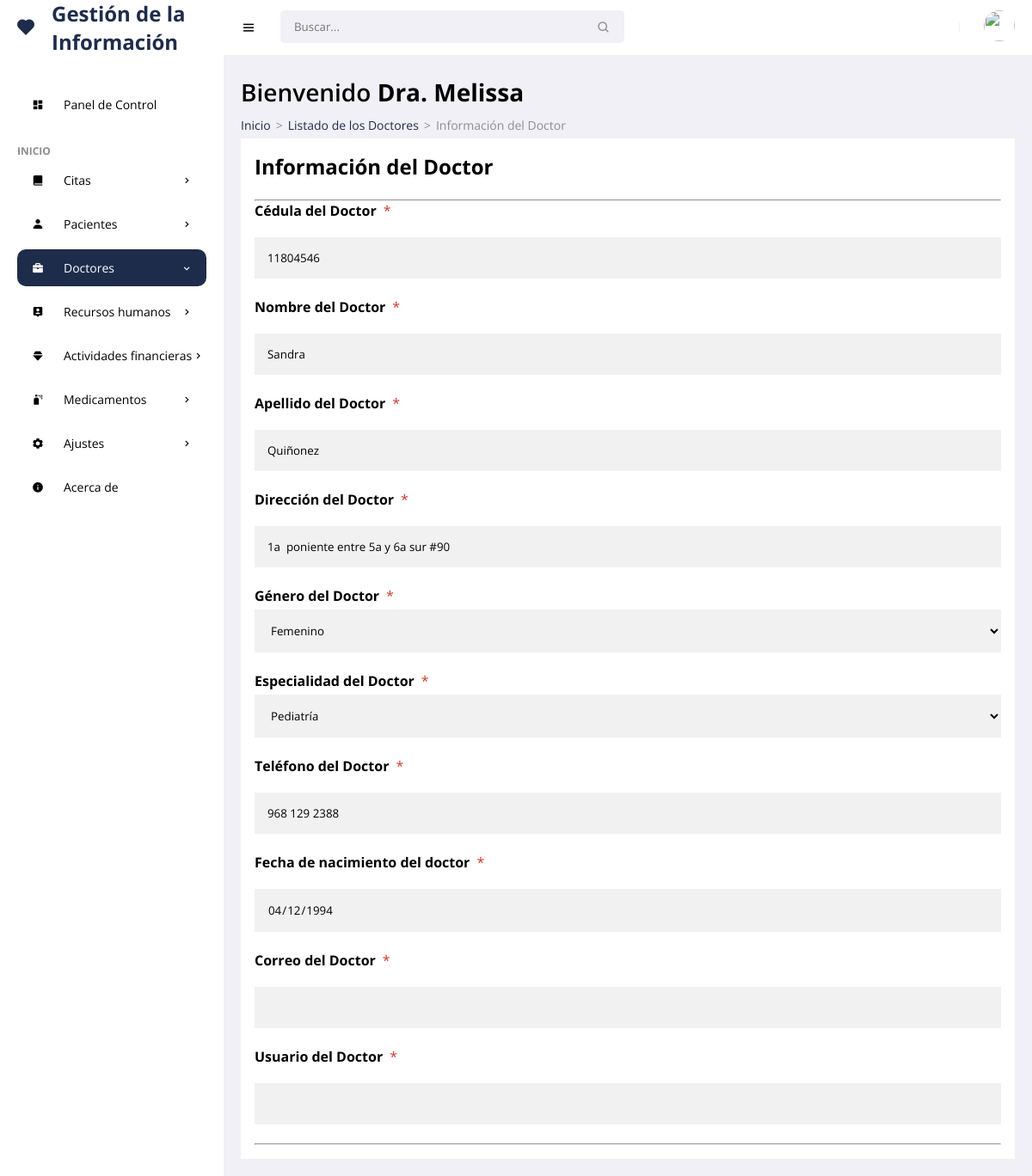
Screenshot of /frontend/medicos/info.php?id=11 (signed in) with the database file from the repository.
### tables this page shows
CREATE TABLE `doctor` (
  `idodc` int(11) NOT NULL,
  `ceddoc` varchar(15) NOT NULL,
  `nodoc` varchar(35) NOT NULL,
  `apdoc` varchar(35) NOT NULL,
  `nomesp` varchar(100) NOT NULL,
  `direcd` varchar(150) NOT NULL,
  `sexd` varchar(15) NOT NULL,
  `phd` char(13) NOT NULL,
  `nacd` date NOT NULL,
  `corr` varchar(30) NOT NULL,
  `username` varchar(25) NOT NULL,
  `password` varchar(255) NOT NULL,
  `rol` char(1) NOT NULL,
  `state` char(1) NOT NULL,
  `fere` timestamp NOT NULL DEFAULT current_timestamp() ON UPDATE current_timestamp()
);

### frontend/medicos/info.php (the view, shortened to what this page needs)
<!DOCTYPE html>
<html lang="es">
<head>
    <link href='https://unpkg.com/boxicons@2.0.9/css/boxicons.min.css' rel='stylesheet'>
    <link rel="stylesheet" href="../../backend/css/admin.css">
    <link rel="stylesheet" href="https://cdnjs.cloudflare.com/ajax/libs/limonte-sweetalert2/6.6.9/sweetalert2.min.css">
</head>
<body>
    <section id="sidebar">
        <a href="../admin/escritorio.php" class="brand"><i class='bx bxs-heart icon'></i> Gestión de la Información</a>
        <ul class="side-menu">
            <li><a href="../admin/escritorio.php" ><i class='bx bxs-dashboard icon' ></i>  Panel de Control</a></li>
            <li class="divider" data-text="Inicio">Panel</li>
            <li>
                <a href="#"><i class='bx bxs-book-alt icon' ></i> Citas <i class='bx bx-chevron-right icon-right' ></i></a>
            </li>
            <li>
                <a href="#"><i class='bx bxs-user icon' ></i> Pacientes <i class='bx bx-chevron-right icon-right' ></i></a>
            </li>
            <li>
                <a href="#" class="active"><i class='bx bxs-briefcase icon' ></i> Doctores <i class='bx bx-chevron-right icon-right' ></i></a>
            </li>
            <li>
                <a href="#"><i class='bx bxs-user-pin icon' ></i> Recursos humanos<i class='bx bx-chevron-right icon-right' ></i></a>
            </li>
            <li>
                <a href="#"><i class='bx bxs-diamond icon' ></i> Actividades financieras<i class='bx bx-chevron-right icon-right' ></i></a>
            </li>
            <li>
                <a href="#"><i class='bx bxs-spray-can icon' ></i> Medicamentos<i class='bx bx-chevron-right icon-right' ></i></a>
            </li>
            <li>
                <a href="#"><i class='bx bxs-cog icon' ></i> Ajustes<i class='bx bx-chevron-right icon-right' ></i></a>
            </li>
      <li><a href="../acerca/mostrar.php"><i class='bx bxs-info-circle icon' ></i> Acerca de</a></li>
        </ul>
    </section>
    <section id="content">
        <nav>
            <i class='bx bx-menu toggle-sidebar' ></i>
            <form action="#">
                <div class="form-group">
                    <input type="text" placeholder="Buscar...">
                    <i class='bx bx-search icon' ></i>
                </div>
            </form>
            <div class="profile">
                <img src="https://images.unsplash.com/photo-1517841905240-472988babdf9?ixid=MnwxMjA3fDB8MHxzZWFyY2h8NHx8cGVvcGxlfGVufDB8fDB8fA%3D%3D&ixlib=rb-1.2.1&auto=format&fit=crop&w=500&q=60" alt="">
            </div>
        </nav>
        <main>
            <h1 class="title">Bienvenido <?php echo '<strong>'.$_SESSION['username'].'</strong>'; ?></h1>
            <ul class="breadcrumbs">
                <li><a href="../admin/escritorio.php">Inicio</a></li>
                <li class="divider">></li>
                <li><a href="../medicos/mostrar.php">Listado de los Doctores</a></li>
                <li class="divider">></li>
                <li><a href="#" class="active">Información del Doctor</a></li>
            </ul>
<?php
require '../../backend/bd/Conexion.php';
 $id = $_GET['id'];
 $sentencia = $connect->prepare("SELECT * FROM doctor  WHERE idodc= '$id';");
 $sentencia->execute();
$data =  array();
if($sentencia){
  while($r = $sentencia->fetchObject()){
    $data[] = $r;
  }
}
   ?>
   <?php if(count($data)>0):?>
        <?php foreach($data as $d):?>
<form action="" enctype="multipart/form-data" method="POST"  autocomplete="off" onsubmit="return validacion()">
  <div class="containerss">
    <h1>Información del Doctor</h1>
   <br>
    <hr>
    <label for="email"><b>Cédula del Doctor</b></label><span class="badge-warning">*</span>
    <input type="text" placeholder="ejm: 09741478" value="<?php echo $d->ceddoc; ?>" readonly name="cem" maxlength="8" required>
    <label for="psw"><b>Nombre del Doctor</b></label><span class="badge-warning">*</span>
    <input type="text"  placeholder="ejm: Juan Raul" value="<?php echo $d->nodoc; ?>"  name="named" readonly required>
    <label for="psw"><b>Apellido del Doctor</b></label><span class="badge-warning">*</span>
    <input type="text" placeholder="ejm: Ramirez Requena" value="<?php echo $d->apdoc; ?>" name="apeme" readonly required>
    <label for="psw"><b>Dirección del Doctor</b></label><span class="badge-warning">*</span>
    <input type="text" placeholder="ejm: calle los medanos" value="<?php echo $d->direcd; ?>" name="dime" readonly required>
    <label for="psw"><b>Género del Doctor</b></label><span class="badge-warning">*</span>
    <select required name="geme" readonly id="gep">
        <option value="<?php echo $d->sexd; ?>"><?php echo $d->sexd; ?></option>
    </select>
    <label for="psw"><b>Especialidad del Doctor</b></label><span class="badge-warning">*</span>
    <select required name="espm" readonly id="espm">
        <option value="<?php echo $d->nomesp; ?>"><?php echo $d->nomesp; ?></option>
    </select>
    <label for="psw"><b>Teléfono del Doctor</b></label><span class="badge-warning">*</span>
    <input type="text" value="<?php echo $d->phd; ?>"  maxlength="13" readonly placeholder="ejm: +51 999 888 111" name="telme" required>
    <label for="psw"><b>Fecha de nacimiento del doctor</b></label><span class="badge-warning">*</span>
    <input type="date" value="<?php echo $d->nacd; ?>" name="cumme" readonly required>
    <label for="psw"><b>Correo  del Doctor</b></label><span class="badge-warning">*</span>
    <input type="text" value="<?php echo $d->corr; ?>" name="corr" readonly required>
     <label for="psw"><b>Usuario  del Doctor</b></label><span class="badge-warning">*</span>
    <input type="text" value="<?php echo $d->username; ?>" name="username" readonly required>
    <hr>
  </div>
</form>
<?php endforeach; ?>
    <?php else:?>
      <p class="alert alert-warning">No hay datos</p>
    <?php endif; ?>
        </main>
    </section>
</body>
</html>

### backend/css/admin.css (style rules this page uses)
* { font-family: 'Open Sans', sans-serif; margin: 0; padding: 0; box-sizing: border-box; }
:root { --grey: #F1F0F6; --dark-grey: #8D8D8D; --light: #fff; --dark: #000; --green: #81D43A; --light-green: #E3FFCB; --blue: #1e2c4b; --light-blue: #D0E4FF; --dark-blue: #0C5FCD; --red: #FC3B56; }
html { overflow-x: hidden; }
body { background: var(--grey); overflow-x: hidden; }
a { text-decoration: none; }
li { list-style: none; }
#sidebar { position: fixed; max-width: 260px; width: 100%; background: var(--light); top: 0; left: 0; height: 100%; overflow-y: auto; scrollbar-width: none; transition: all .3s ease; z-index: 200; }
#sidebar .brand { font-size: 24px; display: flex; align-items: center; height: 64px; font-weight: 700; color: var(--blue); position: sticky; top: 0; left: 0; z-index: 100; background: var(--light); transition: all .3s ease; padding: 0 6px; }
#sidebar .icon { min-width: 48px; display: flex; justify-content: center; align-items: center; margin-right: 6px; }
#sidebar .icon-right { margin-left: auto; transition: all .3s ease; }
#sidebar .side-menu { margin: 36px 0; padding: 0 20px; transition: all .3s ease; }
#sidebar .side-menu a { display: flex; align-items: center; font-size: 14px; color: var(--dark); padding: 12px 16px 12px 0; transition: all .3s ease; border-radius: 10px; margin: 4px 0; white-space: nowrap; }
#sidebar .side-menu > li > a.active .icon-right { transform: rotateZ(90deg); }
#sidebar .side-menu > li > a.active, #sidebar .side-menu > li > a.active:hover { background: var(--blue); color: var(--light); }
#sidebar .divider { margin-top: 24px; font-size: 12px; text-transform: uppercase; font-weight: 700; color: var(--dark-grey); transition: all .3s ease; white-space: nowrap; }
#content { position: relative; width: calc(100% - 260px); left: 260px; transition: all .3s ease; }
nav { background: var(--light); height: 64px; padding: 0 20px; display: flex; align-items: center; grid-gap: 28px; position: sticky; top: 0; left: 0; z-index: 100; }
nav .toggle-sidebar { font-size: 18px; cursor: pointer; }
nav form { max-width: 400px; width: 100%; margin-right: auto; }
nav .form-group { position: relative; }
nav .form-group input { width: 100%; background: var(--grey); border-radius: 5px; border: none; outline: none; padding: 10px 36px 10px 16px; transition: all .3s ease; }
nav .form-group .icon { position: absolute; top: 50%; transform: translateY(-50%); right: 16px; color: var(--dark-grey); }
nav .profile { position: relative; }
nav .profile img { width: 36px; height: 36px; border-radius: 50%; object-fit: cover; cursor: pointer; }
main { width: 100%; padding: 24px 20px 20px 20px; }
main .title { font-size: 28px; font-weight: 600; margin-bottom: 10px; }
main .breadcrumbs { display: flex; grid-gap: 6px; }
main .breadcrumbs li, main .breadcrumbs li a { font-size: 14px; }
main .breadcrumbs li a { color: var(--blue); }
main .breadcrumbs li a.active, main .breadcrumbs li.divider { color: var(--dark-grey); pointer-events: none; }
main form { margin-top: 6px; }
.badge-warning { color: #cc3527; padding: 4px 8px; text-align: center; border-radius: 5px; }
.containerss { padding: 16px; background-color: white; }
select { width: 100%; padding: 15px; margin: 5px 0 22px 0; display: inline-block; border: none; background: #f1f1f1; }
input[type=text], input[type=password], input[type=date],input[type=datetime-local], input[type=file],textarea { width: 100%; padding: 15px; margin: 20px 0 22px 0; display: inline-block; border: none; background: #f1f1f1; }

### rows the page displays
doctor: cem "11804546", named "Sandra", apeme "Quiñonez", dime "1a poniente entre 5a y 6a sur #90", geme "Femenino", espm "Pediatría", telme "968 129 2388", cumme "04/12/1994"

### other values shown
$_SESSION['username'] "Dra. Melissa"
